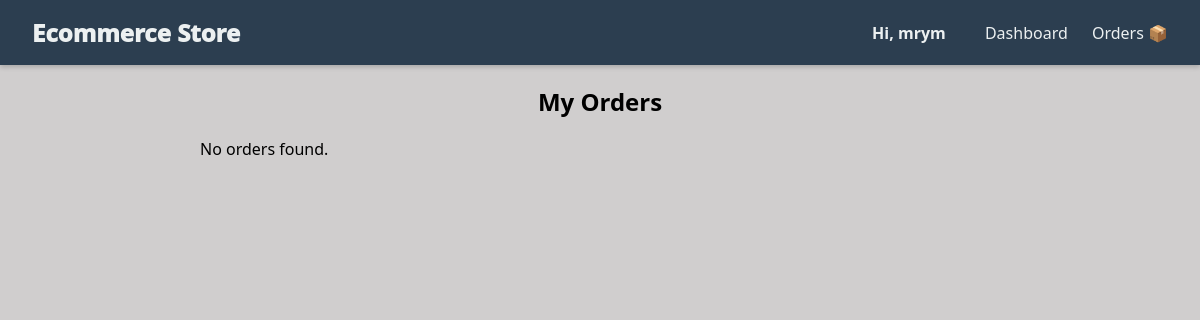
The page /orders/ (signed in) on the database as committed earlier.
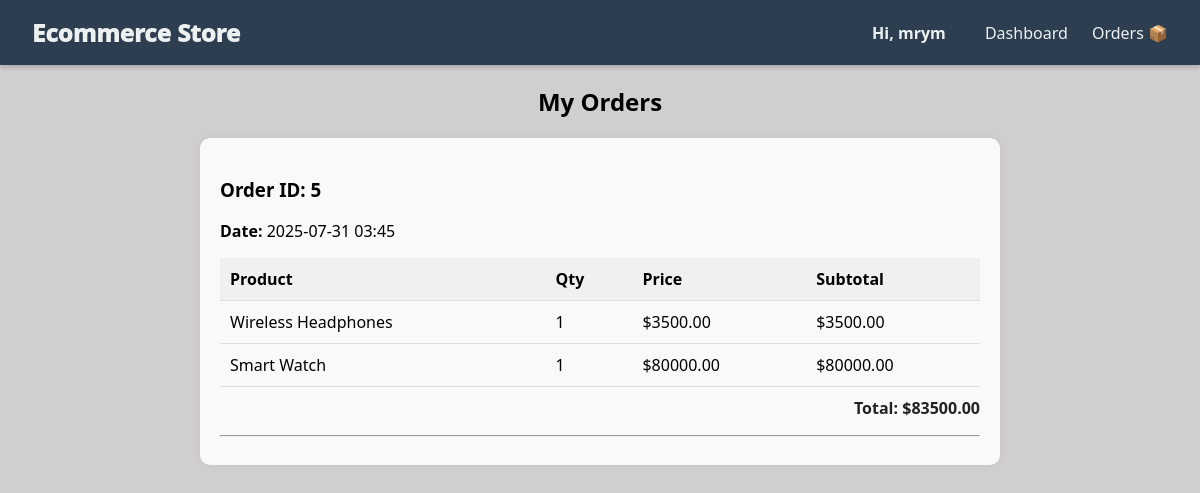
The same page on the database as committed later.
### store/models.py (models this page shows, shortened)
class Order(models.Model):
    user = models.ForeignKey(User, on_delete=models.CASCADE)
    products = models.ManyToManyField(Product, through='OrderProduct')  # many-to-many via intermediate model
    ordered_at = models.DateTimeField(auto_now_add=True)

class Product(models.Model):
    name = models.CharField(max_length=200)
    brand = models.CharField(max_length=100, blank=True, null=True)
    description = models.TextField()
    price = models.DecimalField(max_digits=10, decimal_places=2)
    original_price = models.DecimalField(
        max_digits=10, decimal_places=2, blank=True, null=True,
        help_text="Optional. Used for showing discount."
    )
    stock = models.PositiveIntegerField(default=0)
    category = models.CharField(max_length=100, blank=True, null=True)
    rating = models.DecimalField(max_digits=3, decimal_places=2, default=0.0)
    image = models.ImageField(upload_to='products/')
    tags = models.ManyToManyField(Tag, blank=True)  # ✅ Tag relationship

### store/views.py (the view)
# urls.py: path('orders/', views.view_orders, name='view_orders'),
def view_orders(request):
    if not request.user.is_authenticated:
        return redirect("login")
    orders = Order.objects.filter(user=request.user).order_by("-ordered_at")
    orders_with_items = []
    for order in orders:
        total = 0
        items_with_subtotal = []
        for item in order.orderproduct_set.all():
            subtotal = item.product.price * item.quantity
            total += subtotal
            items_with_subtotal.append({
                "product": item.product,
                "quantity": item.quantity,
                "price": item.product.price,
                "subtotal": subtotal
            })
        orders_with_items.append({
            "order": order,
            "items": items_with_subtotal,
            "total_price": total
        })
    return render(request, "store/view_orders.html", {
        "orders_with_items": orders_with_items
    })

### store/templates/store/view_orders.html
{% extends 'store/base.html' %} {% block content %}
{% load static %} {% block extra_css %}
<link rel="stylesheet" href="{% static 'store/css/order.css' %}" />
{% endblock %}
<h2 style="text-align: center">My Orders</h2>
<div class="orders-container">
  {% for entry in orders_with_items %}
      <div class="order-card">
<h3>Order ID: {{ entry.order.id }}</h3>
      <p><strong>Date:</strong> {{ entry.order.ordered_at|date:"Y-m-d H:i" }}</p>
      <div class="order-items">  <table>
    <thead>
      <tr>
        <th>Product</th>
        <th>Qty</th>
        <th>Price</th>
        <th>Subtotal</th>
      </tr>
    </thead>
    <tbody>
      {% for item in entry.items %}
      <tr>
        <td>{{ item.product.name }}</td>
        <td>{{ item.quantity }}</td>
        <td>${{ item.price|floatformat:2 }}</td>
        <td>${{ item.subtotal|floatformat:2 }}</td>
      </tr>
      {% endfor %}
    </tbody>
  </table>
        </div>
  <p class="order-total">
        <strong>Total:</strong> ${{ entry.total_price }}
      </p>
  <hr />
  {% empty %}
  <p>No orders found.</p>
  {% endfor %}
</div>
</div>
{% endblock %}

Rows that differ between the two databases and show on the page:
added Order: order.id "5", order.ordered_at "2025-07-31 03:45", total_price "83500.00"
now on this page (row edited): Product: product.name "Wireless Headphones", quantity "1", price "3500.00", subtotal "3500.00"
added Product: product.name "Smart Watch", quantity "1", price "80000.00", subtotal "80000.00"
Other text that changed with them:
text no longer shown: "No orders found."
